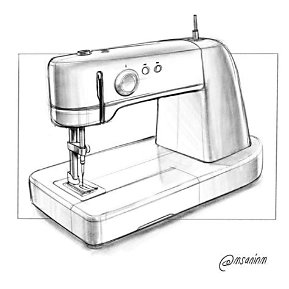
#> input picture samples/sewing_machine_sketch.jpg, 289 x 289 px; its folder holds only this picture in this run
$ python -i pipeline.py   (imports and definitions only)
#> lines starting #> are read from the running program, lines starting #| are printed output that depends on the picture; after the words box and inside, x2 and y2 are one past the last pixel; in counts of white or black regions, pixels touching at a corner belong together
#> further down, picture is the input picture: shape (289, 289, 3); min 0, max 255, mean 237.6
"""
Pipeline v2:
  mask -> N VLM candidates -> validate -> fit -> (per-part IoU if part masks) -> pick best
       -> structural repair loop -> feature detection + back-projection -> multi-view check -> Result

    result = run(image_bgr, vlm, mask=sam_mask, detector=my_detector, part_masks={...})

`mask` should come from SAM / SAM 2. `detector(image_bgr) -> list[features.Detection]` wraps a grounding
model (Florence-2 / GroundingDINO / OWL-ViT). `part_masks` is optional {part_id: mask in original-image px};
it only makes sense when part ids can be tied to SAM masks (e.g. the user clicked the parts).
"""
from __future__ import annotations

from dataclasses import dataclass, field
from typing import Callable, Optional

import cv2
import numpy as np

import fit as fitmod
from features import place_features
from fit import Target, apply_fit, diagnose, make_overlay
from geometry import part_mesh
from multiview import multiview_check
from prompt import build_error_feedback, build_repair_prompt, build_system_prompt, build_user_prompt
from raster import part_visibility_iou, rasterize
from schema import Assembly, json_schema, parse_assembly
from solver import geometry_report, resolve


def encode_png(img_bgr: np.ndarray) -> bytes:
    ok, buf = cv2.imencode(".png", img_bgr)
    return buf.tobytes()


def extract_mask(img_bgr: np.ndarray) -> np.ndarray:
    """Fallback only. Otsu on a line drawing + close + fill the largest external contour."""
    g = cv2.GaussianBlur(cv2.cvtColor(img_bgr, cv2.COLOR_BGR2GRAY), (5, 5), 0)
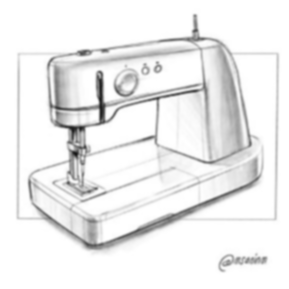
#> g: shape (289, 289); min 22, max 255, mean 237.6
    _, bw = cv2.threshold(g, 0, 255, cv2.THRESH_BINARY_INV + cv2.THRESH_OTSU)
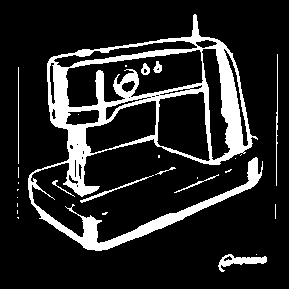
#> bw: shape (289, 289); 15% white; 27 white regions (17 under 20 px), largest, box (x1, y1, x2, y2) and area: (28, 14, 263, 251) 11397, (218, 254, 267, 272) 360, (80, 175, 154, 203) 172
    bw = cv2.morphologyEx(bw, cv2.MORPH_CLOSE, np.ones((7, 7), np.uint8), iterations=2)
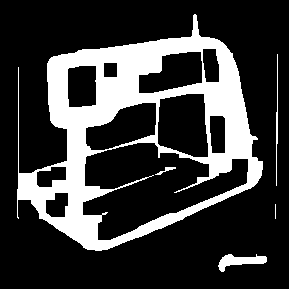
#> bw: shape (289, 289); 22.8% white; 5 white regions (1 under 20 px)
    cnts, _ = cv2.findContours(bw, cv2.RETR_EXTERNAL, cv2.CHAIN_APPROX_SIMPLE)
#> cnts = 4 contours, 1 with area under 20; largest, box (x1, y1, x2, y2) and area: (17, 14, 263, 251) 36412, (218, 254, 267, 272) 368, (276, 54, 278, 186) 32
    out = np.zeros_like(bw)
    if cnts:
        cv2.drawContours(out, [max(cnts, key=cv2.contourArea)], -1, 255, thickness=cv2.FILLED)
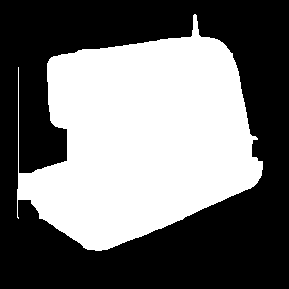
#> out: shape (289, 289); 44.2% white; 1 white region, box (x1, y1, x2, y2) and area: (17, 14, 263, 251) 36937
    return out


# [7 lines that did not run here, left out]


# [11 lines that did not run here, left out]


# [15 lines that did not run here, left out]


# [2 lines that did not run here, left out]


# [9 lines that did not run here, left out]


# [9 lines that did not run here, left out]


# [50 lines that did not run here, left out]

>>> import cv2
>>> picture = cv2.imread('../../samples/sewing_machine_sketch.jpg')
>>> result = extract_mask(picture)

$ run again, on samples/screwdriver_sketch.png
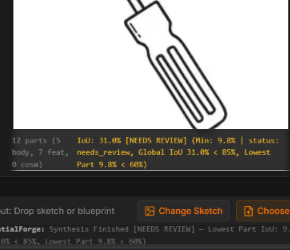
#> input picture samples/screwdriver_sketch.png, 290 x 250 px
#> picture is the input picture: shape (250, 290, 3); mean B, G, R 138.5, 140.5, 141.8
#> in extract_mask, `bw = cv2.morphologyEx(bw, cv2.MORPH_CLOSE, np.ones((7, 7), np.uint8), ..`:
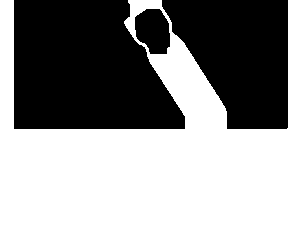
#> bw: shape (250, 290); 57.3% white; 3 black regions
#> cnts = 1 contour; box (x1, y1, x2, y2) and area: (0, 0, 290, 250) 42027
#> in extract_mask, `cv2.drawContours(out, [max(cnts, key=cv2.contourArea)], -1, 255, thick..`:
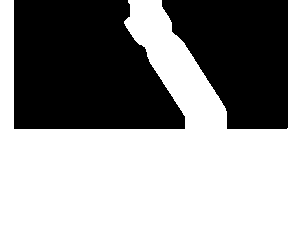
#> out: shape (250, 290); 59.1% white; 2 black regions, box (x1, y1, x2, y2) and area: (14, 0, 185, 129) 17944, (162, 0, 288, 129) 11736
